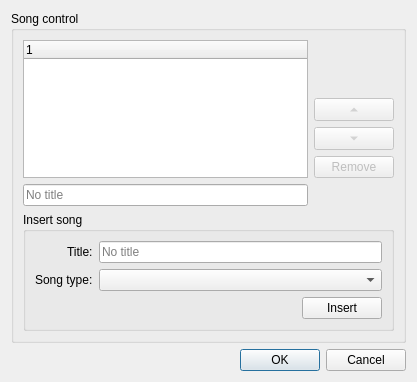
<?xml version="1.0" encoding="UTF-8"?>
<ui version="4.0">
 <class>ModuleSettingsDialog</class>
 <widget class="QDialog" name="ModuleSettingsDialog">
  <property name="geometry">
   <rect>
    <x>0</x>
    <y>0</y>
    <width>417</width>
    <height>382</height>
   </rect>
  </property>
  <property name="windowTitle">
   <string>Module settings</string>
  </property>
  <layout class="QVBoxLayout" name="verticalLayout">
   <item>
    <widget class="QGroupBox" name="songCtrlGroupBox">
     <property name="title">
      <string>Song control</string>
     </property>
     <layout class="QGridLayout" name="gridLayout">
      <item row="4" column="1">
       <widget class="QPushButton" name="removePushButton">
        <property name="enabled">
         <bool>false</bool>
        </property>
        <property name="text">
         <string>Remove</string>
        </property>
       </widget>
      </item>
      <item row="1" column="1">
       <spacer name="verticalSpacer">
        <property name="orientation">
         <enum>Qt::Vertical</enum>
        </property>
        <property name="sizeHint" stdset="0">
         <size>
          <width>20</width>
          <height>40</height>
         </size>
        </property>
       </spacer>
      </item>
      <item row="3" column="1">
       <widget class="QToolButton" name="downToolButton">
        <property name="enabled">
         <bool>false</bool>
        </property>
        <property name="sizePolicy">
         <sizepolicy hsizetype="Minimum" vsizetype="Fixed">
          <horstretch>0</horstretch>
          <verstretch>0</verstretch>
         </sizepolicy>
        </property>
        <property name="text">
         <string>...</string>
        </property>
        <property name="arrowType">
         <enum>Qt::DownArrow</enum>
        </property>
       </widget>
      </item>
      <item row="0" column="0" rowspan="5">
       <widget class="QTreeWidget" name="songTreeWidget">
        <column>
         <property name="text">
          <string notr="true">1</string>
         </property>
        </column>
       </widget>
      </item>
      <item row="6" column="0" colspan="2">
       <widget class="QGroupBox" name="insertGroupBox">
        <property name="title">
         <string>Insert song</string>
        </property>
        <layout class="QGridLayout" name="gridLayout_2">
         <item row="0" column="0" alignment="Qt::AlignRight">
          <widget class="QLabel" name="insertTitleLabel">
           <property name="text">
            <string>Title:</string>
           </property>
          </widget>
         </item>
         <item row="1" column="0" alignment="Qt::AlignRight">
          <widget class="QLabel" name="insertTypeLabel">
           <property name="text">
            <string>Song type:</string>
           </property>
          </widget>
         </item>
         <item row="1" column="1">
          <widget class="QComboBox" name="insertTypeComboBox"/>
         </item>
         <item row="2" column="1">
          <layout class="QHBoxLayout" name="horizontalLayout">
           <item>
            <spacer name="horizontalSpacer">
             <property name="orientation">
              <enum>Qt::Horizontal</enum>
             </property>
             <property name="sizeHint" stdset="0">
              <size>
               <width>40</width>
               <height>20</height>
              </size>
             </property>
            </spacer>
           </item>
           <item alignment="Qt::AlignRight">
            <widget class="QPushButton" name="insertPushButton">
             <property name="sizePolicy">
              <sizepolicy hsizetype="Fixed" vsizetype="Fixed">
               <horstretch>0</horstretch>
               <verstretch>0</verstretch>
              </sizepolicy>
             </property>
             <property name="text">
              <string>Insert</string>
             </property>
            </widget>
           </item>
          </layout>
         </item>
         <item row="0" column="1">
          <widget class="QLineEdit" name="insertTitleLineEdit">
           <property name="placeholderText">
            <string>No title</string>
           </property>
          </widget>
         </item>
        </layout>
       </widget>
      </item>
      <item row="2" column="1">
       <widget class="QToolButton" name="upToolButton">
        <property name="enabled">
         <bool>false</bool>
        </property>
        <property name="sizePolicy">
         <sizepolicy hsizetype="Minimum" vsizetype="Fixed">
          <horstretch>0</horstretch>
          <verstretch>0</verstretch>
         </sizepolicy>
        </property>
        <property name="text">
         <string>...</string>
        </property>
        <property name="arrowType">
         <enum>Qt::UpArrow</enum>
        </property>
       </widget>
      </item>
      <item row="5" column="0">
       <widget class="QLineEdit" name="editTitleLineEdit">
        <property name="enabled">
         <bool>true</bool>
        </property>
        <property name="placeholderText">
         <string>No title</string>
        </property>
       </widget>
      </item>
     </layout>
    </widget>
   </item>
   <item>
    <widget class="QDialogButtonBox" name="buttonBox">
     <property name="orientation">
      <enum>Qt::Horizontal</enum>
     </property>
     <property name="standardButtons">
      <set>QDialogButtonBox::Cancel|QDialogButtonBox::Ok</set>
     </property>
    </widget>
   </item>
  </layout>
 </widget>
 <resources/>
 <connections>
  <connection>
   <sender>buttonBox</sender>
   <signal>accepted()</signal>
   <receiver>ModuleSettingsDialog</receiver>
   <slot>accept()</slot>
   <hints>
    <hint type="sourcelabel">
     <x>248</x>
     <y>254</y>
    </hint>
    <hint type="destinationlabel">
     <x>157</x>
     <y>274</y>
    </hint>
   </hints>
  </connection>
  <connection>
   <sender>buttonBox</sender>
   <signal>rejected()</signal>
   <receiver>ModuleSettingsDialog</receiver>
   <slot>reject()</slot>
   <hints>
    <hint type="sourcelabel">
     <x>316</x>
     <y>260</y>
    </hint>
    <hint type="destinationlabel">
     <x>286</x>
     <y>274</y>
    </hint>
   </hints>
  </connection>
 </connections>
</ui>
